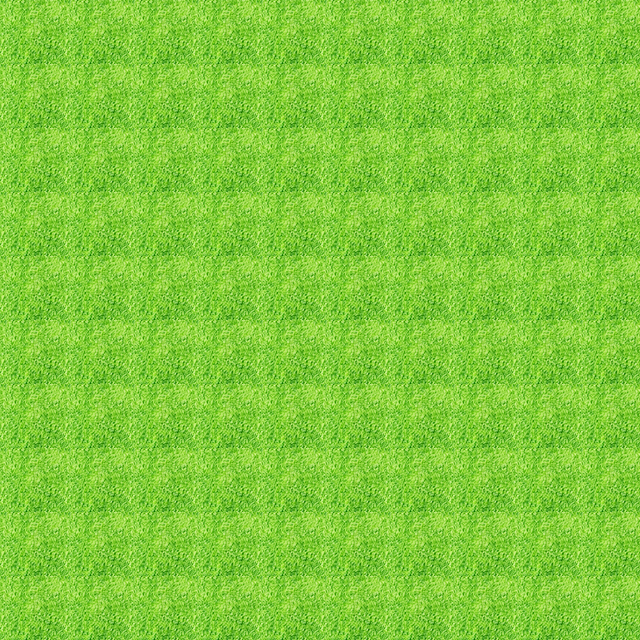

The image is a tile-based game level rendered from a .tmx file. Its description and source (layers, tilesets, objects; grid data summarised) follow:
An orthogonal 10x10 tile map with 64x64 px tiles, 1 tile layer (块层 1), 5 tilesets and 51 objects.

<map version="1.0" orientation="orthogonal" renderorder="right-down" width="10" height="10" tilewidth="64" tileheight="64" nextobjectid="218">
 <tileset firstgid="1" name="wall" tilewidth="64" tileheight="64">
  <image source="wall.png" width="64" height="64" />
 </tileset>
 <tileset firstgid="2" name="box" tilewidth="64" tileheight="64">
  <image source="box.png" width="64" height="64" />
 </tileset>
 <tileset firstgid="3" name="floor" tilewidth="64" tileheight="64">
  <image source="floor.png" width="64" height="64" />
 </tileset>
 <tileset firstgid="4" name="player" tilewidth="64" tileheight="64">
  <image source="player.png" width="64" height="64" />
 </tileset>
 <tileset firstgid="5" name="goal" tilewidth="64" tileheight="64">
  <image source="goal.png" width="64" height="64" />
 </tileset>
 <layer name="块层 1" width="10" height="10">
  <data>[100 cells, 100 non-empty, 1 distinct tile ids]</data>
 </layer>
 <objectgroup name="wall">
  <object id="18" gid="1" x="0" y="64" width="64" height="64" />
  <object id="19" gid="1" x="64" y="64" width="64" height="64" />
  <object id="20" gid="1" x="128" y="64" width="64" height="64" />
  <object id="21" gid="1" x="192" y="64" width="64" height="64" />
  <object id="61" gid="1" x="256" y="64" width="64" height="64" />
  <object id="62" gid="1" x="320" y="64" width="64" height="64" />
  <object id="63" gid="1" x="384" y="64" width="64" height="64" />
  <object id="64" gid="1" x="384" y="64" width="64" height="64" />
  <object id="65" gid="1" x="448" y="64" width="64" height="64" />
  <object id="66" gid="1" x="512" y="64" width="64" height="64" />
  <object id="67" gid="1" x="576" y="64" width="64" height="64" />
  <object id="68" gid="1" x="576" y="128" width="64" height="64" />
  <object id="69" gid="1" x="576" y="192" width="64" height="64" />
  <object id="70" gid="1" x="576" y="256" width="64" height="64" />
  <object id="71" gid="1" x="576" y="320" width="64" height="64" />
  <object id="72" gid="1" x="576" y="384" width="64" height="64" />
  <object id="73" gid="1" x="576" y="448" width="64" height="64" />
  <object id="74" gid="1" x="576" y="512" width="64" height="64" />
  <object id="75" gid="1" x="576" y="576" width="64" height="64" />
  <object id="76" gid="1" x="576" y="576" width="64" height="64" />
  <object id="81" gid="1" x="576" y="640" width="64" height="64" />
  <object id="82" gid="1" x="512" y="640" width="64" height="64" />
  <object id="83" gid="1" x="448" y="640" width="64" height="64" />
  <object id="84" gid="1" x="384" y="640" width="64" height="64" />
  <object id="85" gid="1" x="320" y="640" width="64" height="64" />
  <object id="86" gid="1" x="256" y="640" width="64" height="64" />
  <object id="87" gid="1" x="192" y="640" width="64" height="64" />
  <object id="88" gid="1" x="128" y="640" width="64" height="64" />
  <object id="89" gid="1" x="64" y="640" width="64" height="64" />
  <object id="90" gid="1" x="0" y="640" width="64" height="64" />
  <object id="91" gid="1" x="0" y="576" width="64" height="64" />
  <object id="92" gid="1" x="0" y="448" width="64" height="64" />
  <object id="93" gid="1" x="0" y="512" width="64" height="64" />
  <object id="94" gid="1" x="0" y="384" width="64" height="64" />
  <object id="95" gid="1" x="0" y="320" width="64" height="64" />
  <object id="97" gid="1" x="0" y="256" width="64" height="64" />
  <object id="98" gid="1" x="0" y="192" width="64" height="64" />
  <object id="99" gid="1" x="0" y="128" width="64" height="64" />
  <object id="193" gid="1" x="384" y="320" width="64" height="64" />
  <object id="194" gid="1" x="320" y="256" width="64" height="64" />
  <object id="195" gid="1" x="320" y="192" width="64" height="64" />
  <object id="196" gid="1" x="320" y="128" width="64" height="64" />
  <object id="198" gid="1" x="192" y="384" width="64" height="64" />
  <object id="199" gid="1" x="384" y="448" width="64" height="64" />
  <object id="201" gid="1" x="320" y="448" width="64" height="64" />
  <object id="203" gid="1" x="256" y="448" width="64" height="64" />
 </objectgroup>
 <objectgroup name="box">
  <object id="209" gid="2" x="128" y="192" width="64" height="64" />
  <object id="215" gid="2" x="128" y="256" width="64" height="64" />
 </objectgroup>
 <objectgroup name="floor" />
 <objectgroup name="player">
  <object id="102" gid="4" x="128" y="128" width="64" height="64" />
 </objectgroup>
 <objectgroup name="goal">
  <object id="103" gid="5" x="512" y="128" width="64" height="64" />
  <object id="210" gid="5" x="384" y="128" width="64" height="64" />
 </objectgroup>
</map>